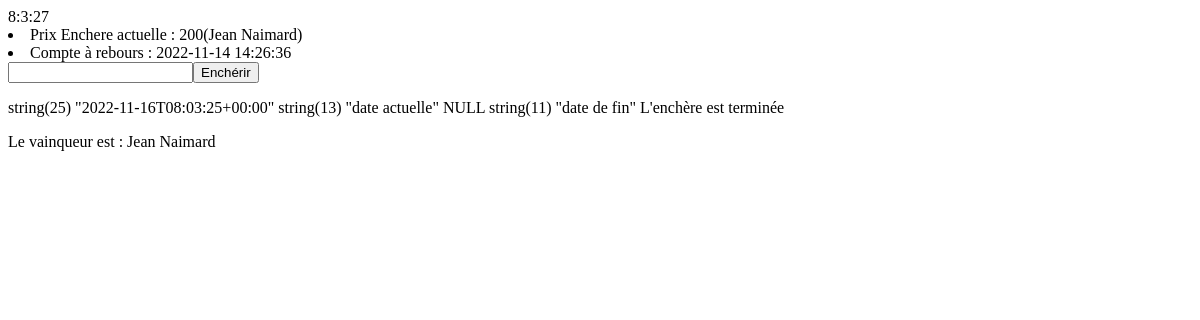
/pages/auction.php, run on an earlier commit of the app's database.
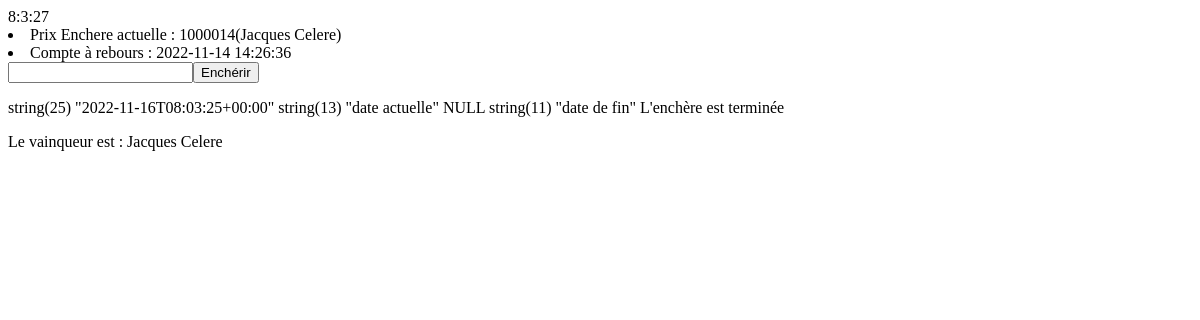
And on a later commit of the database.
### tables this page shows
CREATE TABLE `history` (
  `id` int(11) NOT NULL,
  `auction` int(255) NOT NULL,
  `created_date` datetime NOT NULL,
  `user_id` int(11) NOT NULL,
  `car_id` int(11) NOT NULL
);

CREATE TABLE `users` (
  `id` int(11) NOT NULL,
  `lastname` varchar(255) NOT NULL,
  `firstname` varchar(255) NOT NULL,
  `email` varchar(255) NOT NULL,
  `password` varchar(255) NOT NULL
);

### pages/auction.php (the view, shortened to what this page needs)
<head>
</head>
<div id="horloge">
        </div>
<?php
$dbh = new PDO("mysql:dbname=BTC;host=127.0.0.1;port=8889", "root", "root");
$query = $dbh->prepare("SELECT h.*, u.lastname ,u.firstname FROM `history` as h
LEFT JOIN users as u
ON h.user_id=u.id");
$query->execute();
$result = $query->fetchAll(PDO::FETCH_ASSOC);
foreach ($result as $auction => $content) {
    echo '<li>' ."Prix Enchere actuelle : " . $content["auction"] ."($content[firstname] $content[lastname])".'</li>';
    echo '<li>' ."Compte à rebours : " . $content["created_date"] .'</li>';
    echo "<form method=post>";
    if ($content['auction'] < $value['price']){
       $newprice=$value['price']+1;
        echo "<input type=number name=enchere min='$newprice'/>";
        echo "<button>Enchérir</button>";
    }
    else {
        $newprice=$content['auction']+1;
        echo "<input type=number name=enchere min='$newprice'/>";
    echo "<button>Enchérir</button>";
    }
    echo '<br>';
    echo "</form>";
}
  ?>
<div class="result">
    <?php
$date = date(DATE_W3C);
var_dump($date,"date actuelle");
var_dump($value["end_date"],"date de fin");
if ($date > $value["end_date"]){
    echo "L'enchère est terminée";
    echo '<p>'."Le vainqueur est : "."$content[firstname] $content[lastname]".'</p>';
}
else{
    echo '<h1>'."L'enchère continue".'</h1>';
    echo '<p>'."$content[firstname] $content[lastname]"." est proche de remporté l'enchère ".'</p>';
}
?>
</div>

What changed in the data, as far as the page shows it:
changed history: auction "200" → "1000014"; user.firstname "Jean" → "Jacques"; user.lastname "Naimard" → "Celere"
